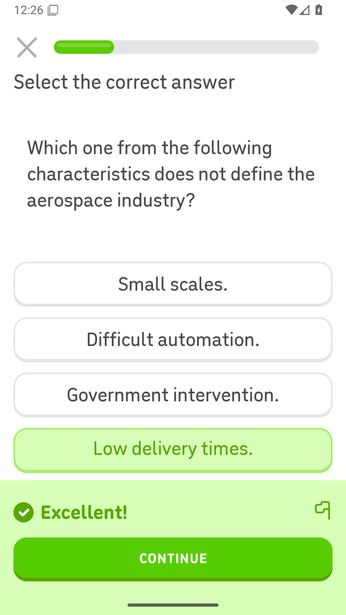
#> input picture native-base/evidence/2026-11-01/typed-math-correct.png, 346 x 615 px, shrunk from 1080 x 1920 before the run
$ python test_feedback_visual.py
#> lines starting #> are read from the running program, lines starting #| are printed output that depends on the picture
### native-base/visual_controls.py
"""Locate a real rendered Rive footer when Android exposes no text node."""
import csv
import io
import subprocess
from PIL import Image, ImageOps


# [25 lines left out: function claim_xp, not called in this run]


def native_positive_banner(screenshot, evidence):
    """Recognize the original final-question positive banner when absent from a11y.

    Only a narrow footer crop is inspected; words must have high OCR confidence
    and match a known native success phrase. Continue alone cannot pass.
    """
    with Image.open(screenshot) as source:
#> source is the input picture: PIL image 346x615 RGB; mean R, G, B 227.2, 244.1, 212.9
        width, height = source.size
#> width = 346; height = 615
        rgb = source.convert('RGB')
        samples = [rgb.getpixel((int(width * x), int(height * y)))
                   for x in (.03, .5, .97) for y in (.80, .84)]
#> samples = [(215, 255, 184), (215, 255, 184), (215, 255, 184), (215, 255, 184), (215, 255, 184), (215, 255, 184)]
        if sum(g > r * 1.05 and g > b * 1.10 for r,g,b in samples) < 3:
            return False
        source.crop((0, int(height * .77), width, int(height * .91))).save(evidence)
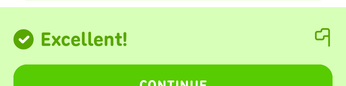
#> saved as banner.png: PIL image 346x86 RGB; mean R, G, B 186.4, 240.9, 144.3
    try:
#> (the run stopped early here; a loop or call above may not have finished)

$ run again, with native-base/evidence/2026-11-01/full-lesson-answer-1.png copied over native-base/evidence/2026-11-01/typed-math-correct.png
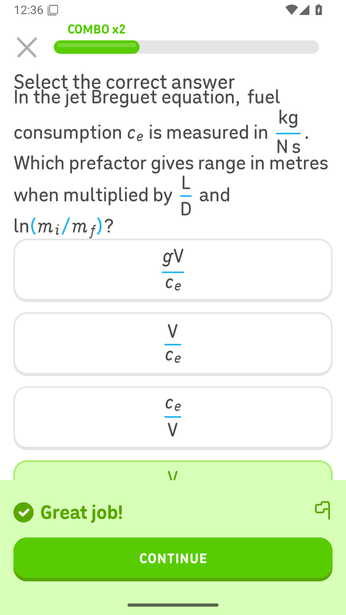
#> input picture native-base/evidence/2026-11-01/full-lesson-answer-1.png, 346 x 615 px, shrunk from 1080 x 1920 before the run
#> in native_positive_banner, source is the input picture: PIL image 346x615 RGB; mean R, G, B 228.4, 244, 215.5
#> samples = [(215, 255, 184), (215, 255, 184), (215, 255, 184), (215, 255, 184), (215, 255, 184), (215, 255, 184)]
#> in native_positive_banner, `source.crop((0, int(height * .77), width, int(height * .91))).save(evi..`:
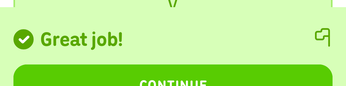
#> saved as banner.png: PIL image 346x86 RGB; mean R, G, B 183.3, 240.8, 139.1
